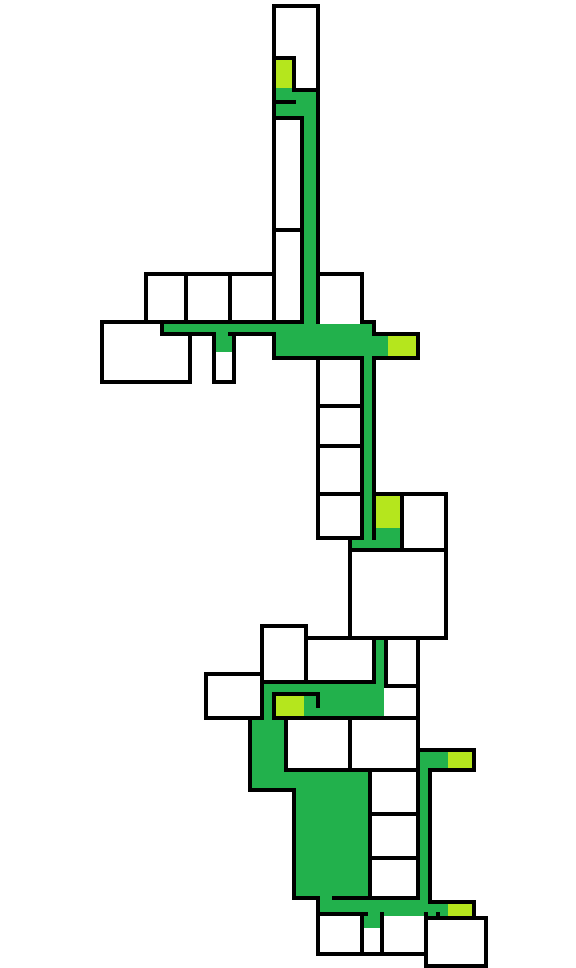

Below is a game level as drawn by its tile map, then a one-line description and the .tmx that defines it (tile-layer data replaced by summaries):
An orthogonal 144x242 tile map with 4x4 px tiles, 16 tile layers (Sol, ESCALIER_1, ESCALIER_2, ESCALIER_3, ...), 4 tilesets.

<map version="1.10" tiledversion="1.11.2" orientation="orthogonal" renderorder="right-down" width="144" height="242" tilewidth="4" tileheight="4" infinite="0" nextlayerid="33" nextobjectid="8">
 <tileset firstgid="1" source="Noir blanc vert.tsx" />
 <tileset firstgid="4" source="automap-tiles.tsx" />
 <tileset firstgid="7" source="4X12.tsx" />
 <tileset firstgid="11" source="TAMERE.tsx" />
 <layer id="13" name="Sol" width="144" height="242" locked="1">
  <data>[34848 cells, 34848 non-empty, 1 distinct tile ids]</data>
 </layer>
 <layer id="27" name="ESCALIER_1" width="144" height="242" locked="1">
  <data>[34848 cells, 35 non-empty, 1 distinct tile ids]</data>
 </layer>
 <layer id="28" name="ESCALIER_2" width="144" height="242" locked="1">
  <data>[34848 cells, 48 non-empty, 1 distinct tile ids]</data>
 </layer>
 <layer id="29" name="ESCALIER_3" width="144" height="242" locked="1">
  <data>[34848 cells, 35 non-empty, 1 distinct tile ids]</data>
 </layer>
 <layer id="30" name="ESCALIER_4" width="144" height="242" locked="1">
  <data>[34848 cells, 24 non-empty, 1 distinct tile ids]</data>
 </layer>
 <layer id="31" name="ESCALIER_5" width="144" height="242" locked="1">
  <data>[34848 cells, 18 non-empty, 1 distinct tile ids]</data>
 </layer>
 <layer id="32" name="ESCALIER_6" width="144" height="242" locked="1">
  <data>[34848 cells, 28 non-empty, 1 distinct tile ids]</data>
 </layer>
 <layer id="17" name="COULOIR_F" width="144" height="242" locked="1">
  <data>[34848 cells, 287 non-empty, 1 distinct tile ids]</data>
 </layer>
 <layer id="15" name="COULOIR_G" width="144" height="242" locked="1">
  <data>[34848 cells, 215 non-empty, 1 distinct tile ids]</data>
 </layer>
 <layer id="18" name="COULOIR_H" width="144" height="242" locked="1">
  <data>[34848 cells, 134 non-empty, 1 distinct tile ids]</data>
 </layer>
 <layer id="19" name="COULOIR_I" width="144" height="242" locked="1">
  <data>[34848 cells, 187 non-empty, 1 distinct tile ids]</data>
 </layer>
 <layer id="26" name="COULOIR_J" width="144" height="242" locked="1">
  <data>[34848 cells, 22 non-empty, 1 distinct tile ids]</data>
 </layer>
 <layer id="23" name="COULOIR_K" width="144" height="242" locked="1">
  <data>[34848 cells, 94 non-empty, 1 distinct tile ids]</data>
 </layer>
 <layer id="22" name="COULOIR_L" width="144" height="242" locked="1">
  <data>[34848 cells, 111 non-empty, 1 distinct tile ids]</data>
 </layer>
 <layer id="21" name="COULOIR_M" width="144" height="242">
  <data>[34848 cells, 718 non-empty, 1 distinct tile ids]</data>
 </layer>
 <layer id="14" name="Murs" width="144" height="242">
  <data>[34848 cells, 1544 non-empty, 1 distinct tile ids]</data>
 </layer>
</map>
